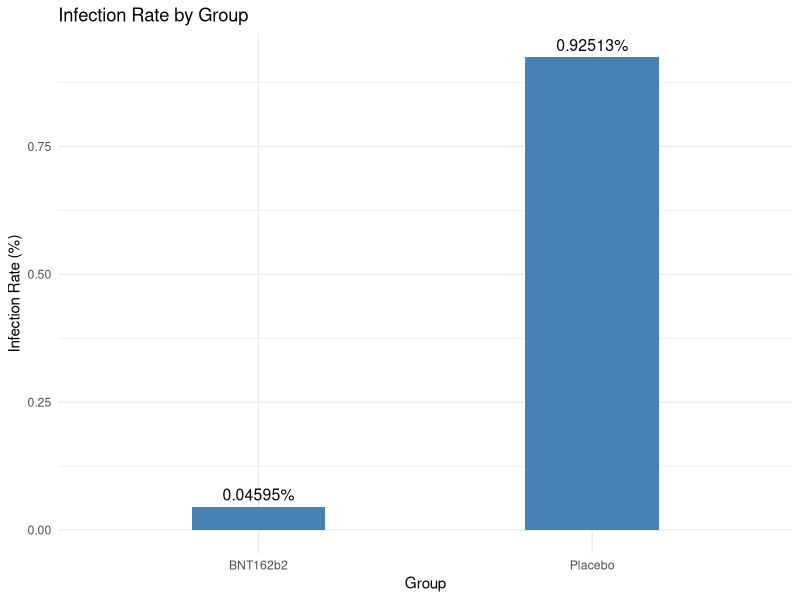
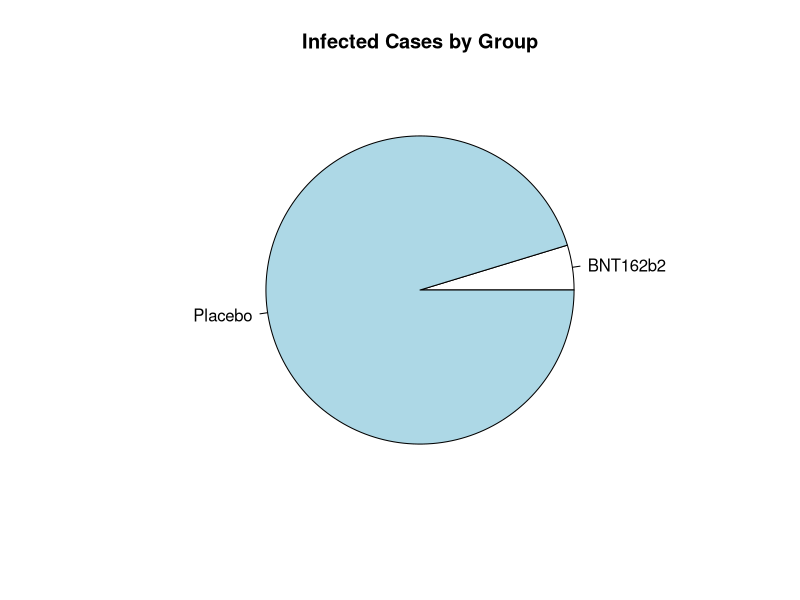

Source code (R) for these figures, in order:
## ---- chunk 1
library(ggplot2)
## ---- chunk 2
df <- data.frame(
  Group= c("BNT162b2", "Placebo", "Total"),
  Infected= c(8, 162, 170),
  Uninfected=c(17403,17349,34752),
  Sample_size= c(17411, 17511, 34922)
)
## ---- chunk 3
df$InfectionRate <- 100 * df$Infected / df$Sample_size
df
df_no_total <- subset(df, Group != "Total")
ggplot(df_no_total, aes(x = Group, y = InfectionRate)) +
  geom_bar(stat = "identity", fill = "steelblue", width = 0.4) +
  geom_text(aes(label = paste0(round(InfectionRate, 5), "%")), 
            vjust = -0.5, 
            size = 4) +
  labs(
    title = "Infection Rate by Group",
    x = "Group",
    y = "Infection Rate (%)"
  ) +
  theme_minimal()
## ---- chunk 4
groups <- c("BNT162b2", "Placebo")
infected <- c(8, 162)
pie(
  x = infected,
  labels = groups,
  main = "Infected Cases by Group"
)
## ---- chunk 5
pi_b_hat <- 8 / 17411
pi_p_hat <- 162 / 17511
## ---- chunk 6
psi <- (pi_p_hat - pi_b_hat) / pi_p_hat
psi
